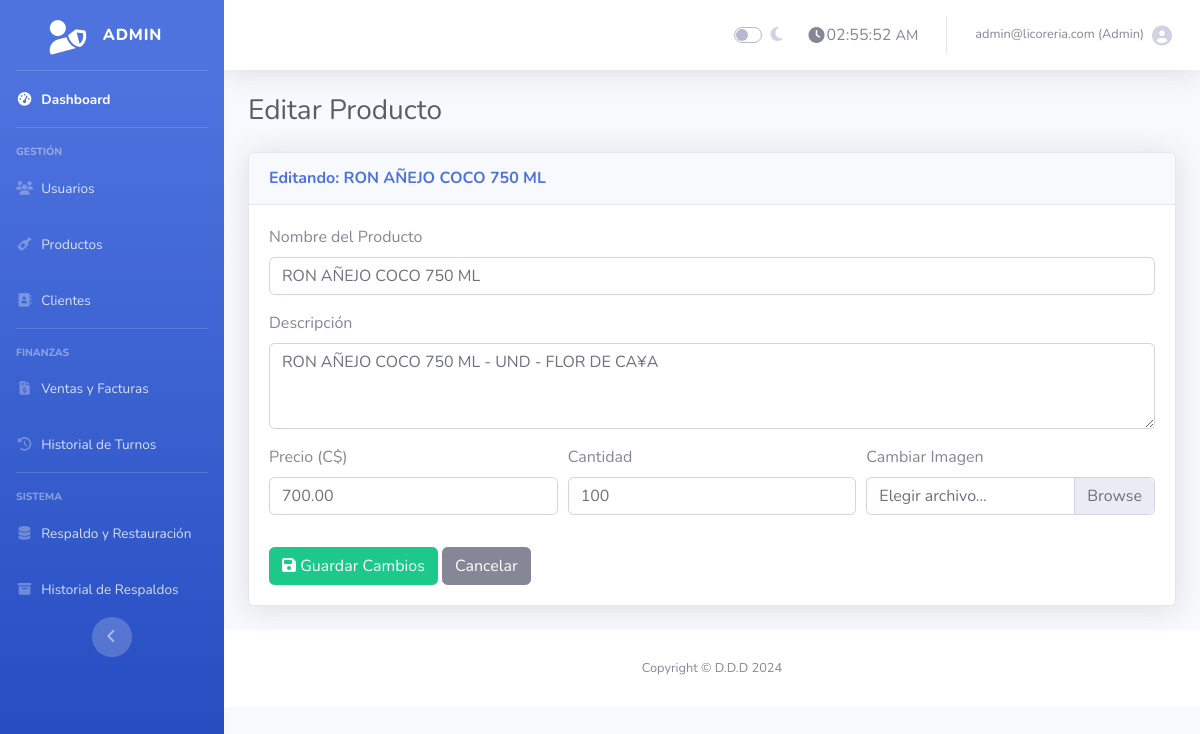
The app's page /editar_producto.php?id=143 (signed in) with its own data.
### tables this page shows
CREATE TABLE `productos` (
  `id` int(11) NOT NULL AUTO_INCREMENT,
  `nombre` varchar(255) NOT NULL,
  `descripcion` text DEFAULT NULL,
  `precio` decimal(10,2) NOT NULL,
  `cantidad` int(11) NOT NULL DEFAULT 0,
  `imagen_url` varchar(255) DEFAULT NULL,
  `fecha_creacion` timestamp NOT NULL DEFAULT current_timestamp(),
  `categoria` varchar(255) DEFAULT NULL,
  PRIMARY KEY (`id`)
);

### editar_producto.php (the view, shortened to what this page needs)
<?php
require 'conexion.php';
$producto = null;
$id = isset($_POST['id']) ? $_POST['id'] : $_GET['id'];
$stmt = $conexion->prepare("SELECT id, nombre, descripcion, precio, cantidad, imagen_url FROM productos WHERE id = ?");
$stmt->bind_param("i", $id);
$stmt->execute();
$resultado = $stmt->get_result();
if ($resultado->num_rows > 0) {
    $producto = $resultado->fetch_assoc();
} else {
    $mensaje = "<div class='alert alert-warning'>Producto no encontrado.</div>";
}
include 'admin_header.php';
?>
<h1 class="h3 mb-4 text-gray-800">Editar Producto</h1>
<?php if ($producto): ?>
<div class="card shadow mb-4">
    <div class="card-header py-3">
        <h6 class="m-0 font-weight-bold text-primary">Editando: <?php echo htmlspecialchars($producto['nombre']); ?></h6>
    </div>
    <div class="card-body">
        <form method="POST" action="editar_producto.php" enctype="multipart/form-data">
            <div class="form-group">
                <label for="nombre">Nombre del Producto</label>
                <input type="text" id="nombre" name="nombre" class="form-control" value="<?php echo htmlspecialchars($producto['nombre']); ?>" required>
            </div>
            <div class="form-group">
                <label for="descripcion">Descripción</label>
                <textarea id="descripcion" name="descripcion" class="form-control" rows="3"><?php echo htmlspecialchars($producto['descripcion']); ?></textarea>
            </div>
            <div class="form-row">
                <div class="form-group col-md-4"><label for="precio">Precio (C$)</label><input type="number" id="precio" name="precio" class="form-control" value="<?php echo $producto['precio']; ?>" step="0.01" required></div>
                <div class="form-group col-md-4"><label for="cantidad">Cantidad</label><input type="number" id="cantidad" name="cantidad" class="form-control" value="<?php echo $producto['cantidad']; ?>" min="0" required></div>
                <div class="form-group col-md-4"><label for="imagen">Cambiar Imagen</label><div class="custom-file"><label class="custom-file-label" for="imagen">Elegir archivo...</label></div></div>
            </div>
            <div class="mt-3">
                <button type="submit" class="btn btn-success"><i class="fas fa-save"></i> Guardar Cambios</button>
                <a href="gestion_productos.php" class="btn btn-secondary">Cancelar</a>
            </div>
        </form>
    </div>
</div>
<?php endif; ?>
<?php include 'admin_footer.php'; ?>

### records on screen
productos: nombre "RON AÑEJO COCO 750 ML", descripcion "RON AÑEJO COCO 750 ML - UND - FLOR DE CA¥A", precio "700.00", cantidad "100"

### other values on screen
$_SESSION['usuario'] "admin@licoreria.com"
